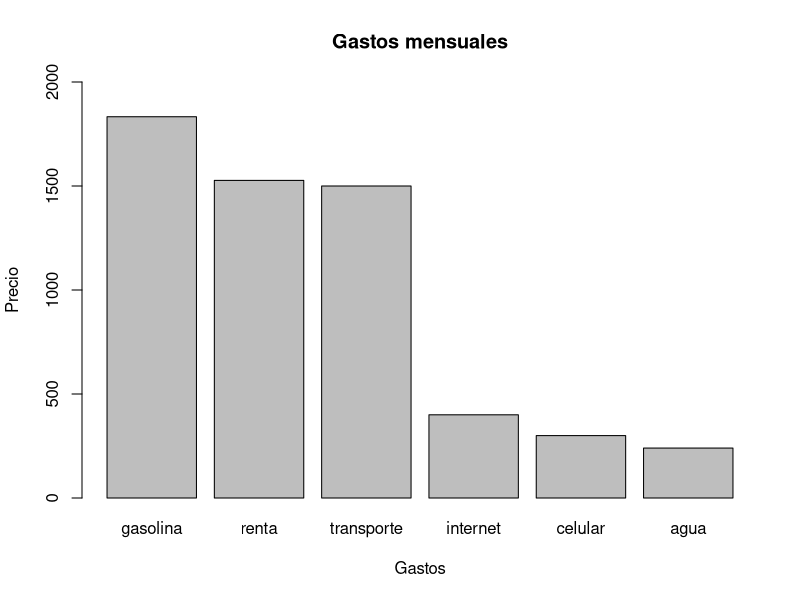

Reproduce this figure in R.
#Alejandra Elizondo Trejo
#1847945
#20/08/2024
#Laboratorio 1

#Gastos totales
300+240+1527+400+1500+1833
celular<- 300
transporte<- 1500
agua<- 240
renta<- 1527
internet<- 400
gasolina<- 1833

#Crea un objeto con con la suma total de los gastos mensuales
gastostotales<-c (celular+transporte+agua+renta+internet+gasolina)

#¿Cuánto gastaría en 5 meses?
gastostotales*5

 #¿Cúanto gastaría en un año escolar?
gastostotales*10

#AUTOEVALUACIÓN
gastos<- c(celular, transporte, agua, renta, internet, gasolina)
categorías<- c("gasolina", "renta", "transporte","internet","celular", "agua")

#creación de gráfico                                                                                    
#Aquí se crea la orden de cómo queremos que se ordenen los datos
ordenado<- sort(gastos, decreasing=T)


#Aquí se crea las ordenes para el gráfico
barplot(ylim= c(0,2000), ordenado, #orden que mostrará la gráfica, decreciente
    #rango del eje y
        names.arg= categorías,
        xlab= "Gastos",                                    
        ylab= "Precio",
        main= "Gastos mensuales")
 
